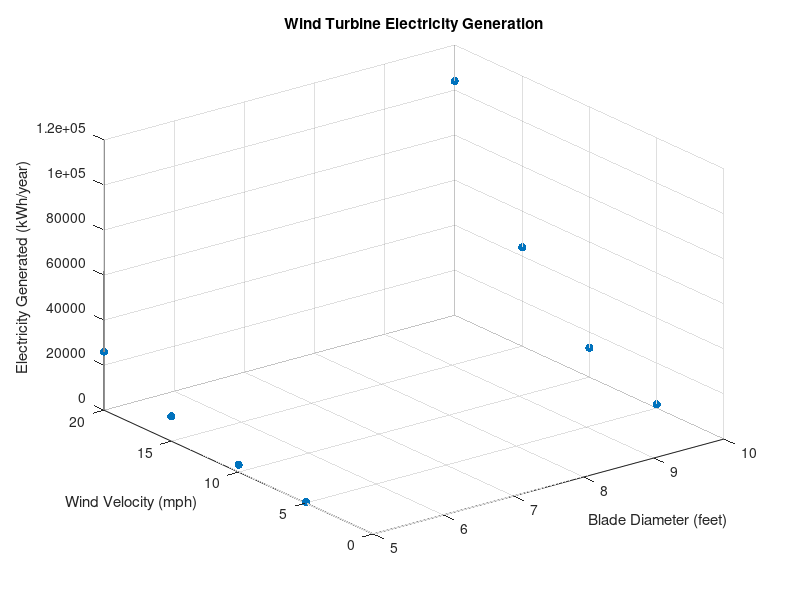

The MATLAB script that drew this image:
%{
  Abhigyaan Deep, AER E 161, Homework 5
  Purpose: read and plot data safely
%}

clear, clc

% Read data from the file
data = dlmread('problem_2.dat'); % read data from the file

% Extract individual columns
blade_diameter = data(:, 1); % blade diameter in feet
wind_velocity = data(:, 2); % wind velocity in mph
electricity_generated = data(:, 3); % electricity generated in kWh/year

% Create a 3D scatter plot
figure;
scatter3(blade_diameter, wind_velocity, electricity_generated, 'filled'); % plot the data
xlabel('Blade Diameter (feet)'); % label the x and y axes
ylabel('Wind Velocity (mph)'); % label the x and y axes
zlabel('Electricity Generated (kWh/year)'); % label the x and y axes
title('Wind Turbine Electricity Generation'); % title the plot

% Add grid and customize plot if needed
grid on; % add grid
